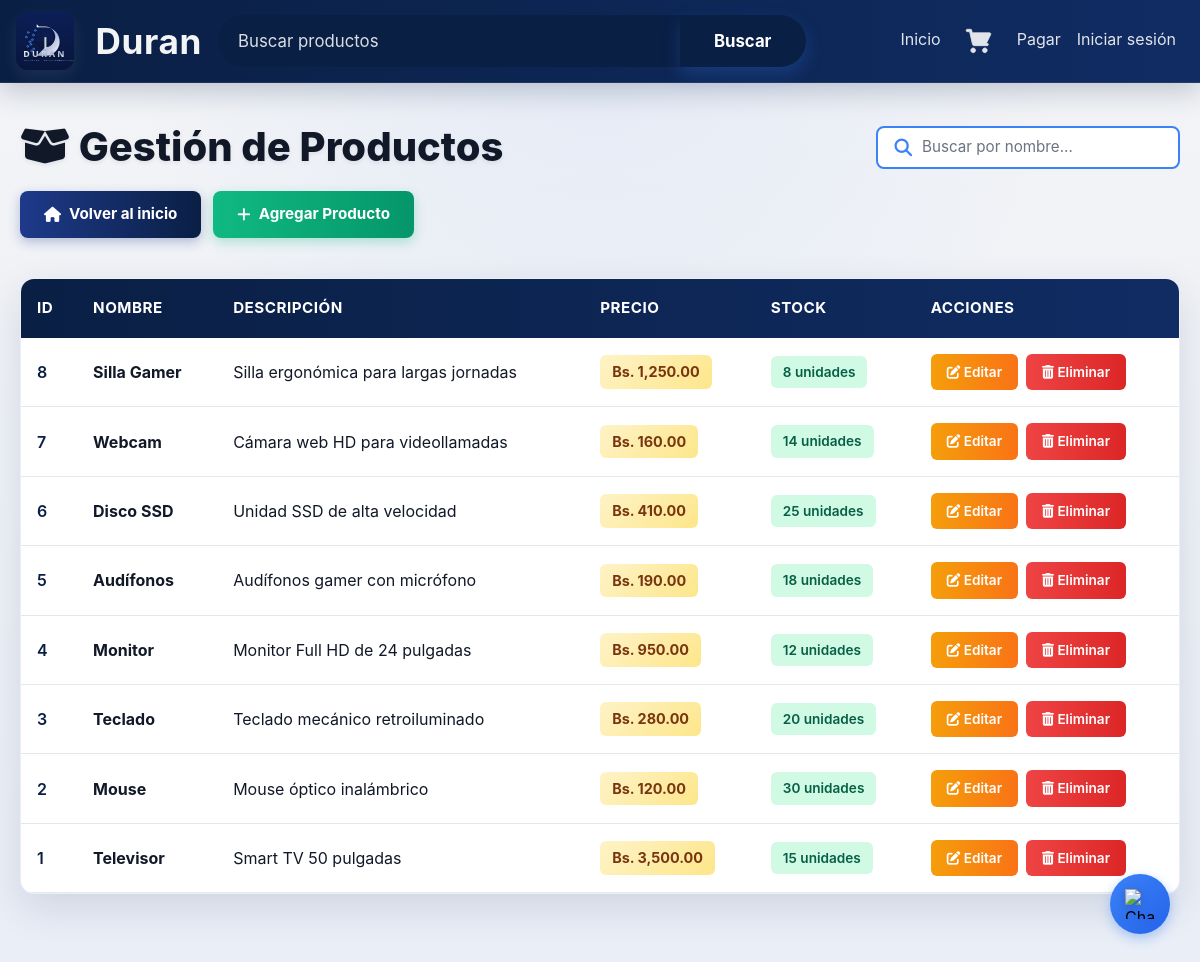
The app's page /admin/gestion_productos.php (signed in) with its own data.
### tables this page shows
CREATE TABLE productos (
    id_producto INT AUTO_INCREMENT PRIMARY KEY,
    nombre VARCHAR(150) NOT NULL,
    descripcion VARCHAR(300),
    precio DECIMAL(10,2) NOT NULL,
    imagen LONGTEXT,
    estado VARCHAR(20) NOT NULL DEFAULT 'activo',
    stock INT NOT NULL DEFAULT 0,
    id_marca INT NOT NULL,
    id_industria INT NOT NULL,
    id_categoria INT NOT NULL,
    id_proveedor INT,
    FOREIGN KEY (id_marca) REFERENCES Marca(id_marca),
    FOREIGN KEY (id_industria) REFERENCES Industria(id_industria),
    FOREIGN KEY (id_categoria) REFERENCES Categoria(id_categoria),
    FOREIGN KEY (id_proveedor) REFERENCES Proveedor(id_proveedor)
);

### Controlador/ProductoControlador.php (called while the page is built, shortened)
<?php
require_once __DIR__ . '/../Modelo/ProductoModelo.php';
class ProductoControlador
{
    private ProductoModelo $modelo;
    public function __construct(mysqli $conexion)
    {
        $this->modelo = new ProductoModelo($conexion);
    }
    public function listarProductos(): array
    {
        return $this->modelo->obtenerTodos();
    }
}

### Modelo/ProductoModelo.php (called while the page is built, shortened)
<?php
class ProductoModelo
{
    private mysqli $conexion;
    public function __construct(mysqli $conexion)
    {
        $this->conexion = $conexion;
    }
    public function obtenerTodos(): array
    {
        $productos = [];
        $resultado = $this->conexion->query('SELECT * FROM productos ORDER BY id_producto DESC');
        if ($resultado instanceof mysqli_result) {
            while ($fila = $resultado->fetch_assoc()) {
                $productos[] = $fila;
            }
        }
        return $productos;
    }
}

### Vista/productos/tabla_productos.php (the view)
<?php
if (!function_exists('esc')) {
    function esc(string $valor): string
    {
        return htmlspecialchars($valor, ENT_QUOTES, 'UTF-8');
    }
}
?>
<?php if (!empty($productos)): ?>
    <?php foreach ($productos as $producto):
        $stock = (int)$producto['stock'];
        $stock_class = $stock > 5 ? 'stock-alto' : ($stock > 1 ? 'stock-medio' : 'stock-bajo');
    ?>
        <tr>
            <td><?php echo (int)$producto['id_producto']; ?></td>
            <td><strong><?php echo esc((string)$producto['nombre']); ?></strong></td>
            <td><?php echo esc((string)$producto['descripcion']); ?></td>
            <td>
                <span class="price-badge">Bs. <?php echo number_format((float)$producto['precio'], 2); ?></span>
            </td>
            <td>
                <span class="stock-badge <?php echo $stock_class; ?>">
                    <?php echo $stock; ?>
                    <?php echo $stock === 1 ? 'unidad' : 'unidades'; ?>
                </span>
            </td>
            <td>
                <div class="action-buttons">
                    <a href="editar_producto.php?id=<?php echo (int)$producto['id_producto']; ?>" class="btn-edit"><i class="fas fa-edit"></i> Editar</a>
                    <a href="gestion_productos.php?accion=eliminar&id=<?php echo (int)$producto['id_producto']; ?>" class="btn-delete" onclick="return confirm('¿Estás seguro de que quieres eliminar este producto?')"><i class="fas fa-trash-alt"></i> Eliminar</a>
                </div>
            </td>
        </tr>
    <?php endforeach; ?>
<?php else: ?>
    <tr>
        <td colspan="6" style="text-align: center; padding: 40px; color: #6b7280;"><i class="fas fa-inbox"></i> No hay productos disponibles</td>
    </tr>
<?php endif; ?>

### admin/gestion_productos.php (shortened to what this page needs)
<?php
include '../incluir/conexion.php';
require_once '../Controlador/ProductoControlador.php';
$productoControlador = new ProductoControlador($conexion);
$productos = $productoControlador->listarProductos();
?>
<!DOCTYPE html>
<html lang="es">
<head>
    <link rel="stylesheet" href="https://stackpath.bootstrapcdn.com/bootstrap/4.5.2/css/bootstrap.min.css">
    <link rel="stylesheet" href="https://cdnjs.cloudflare.com/ajax/libs/font-awesome/6.4.0/css/all.min.css">
</head>
<body>
    <?php include '../incluir/encabezado.php'; ?>
    <div class="page-container">
        <div class="page-header">
            <h1 class="page-title"><i class="fas fa-box-open"></i> Gestión de Productos</h1>
            <div class="search-container">
                <i class="fas fa-search"></i>
                <input type="text" id="buscadorProductos" placeholder="Buscar por nombre..." autocomplete="off">
            </div>
            <div class="btn-group-actions">
                <a href="../index.php" class="btn-custom btn-inicio"><i class="fas fa-home"></i> Volver al inicio</a>
                <button type="button" onclick="abrirModalAgregar()" class="btn-custom btn-success-custom"><i class="fas fa-plus"></i> Agregar Producto</button>
            </div>
        </div>
        <div class="table-container">
            <table class="table-custom w-100">
                <thead>
                    <tr>
                        <th>ID</th>
                        <th>Nombre</th>
                        <th>Descripción</th>
                        <th>Precio</th>
                        <th>Stock</th>
                        <th>Acciones</th>
                    </tr>
                </thead>
                <tbody>
                    <?php
                    if (!empty($productos)) {
                        include '../Vista/productos/tabla_productos.php';
                    } else {
                        echo '<tr><td colspan="6" style="text-align: center; padding: 40px; color: var(--duran-texto-secundario);"><i class="fas fa-inbox"></i> No hay productos disponibles</td></tr>';
                    }
                    ?>
                </tbody>
            </table>
        </div>
    </div>
</body>
</html>

### incluir/encabezado.php (shortened to what this page needs)
<!DOCTYPE html>
<html lang="es">
<head>
    <link rel="stylesheet" href="https://stackpath.bootstrapcdn.com/bootstrap/4.5.2/css/bootstrap.min.css">
</head>
<body>
    <?php
    $basePath = rtrim(str_replace('\\', '/', dirname($_SERVER['SCRIPT_NAME'])), '/');
    $basePublica = $basePath;
    if ($basePublica !== '/' && substr($basePublica, -6) === '/admin') {
        $basePublica = substr($basePublica, 0, -6);
        if ($basePublica === '') {
            $basePublica = '/';
        }
    }
    $rutaNavegacion = $basePublica;
    ?>
    <nav class="navbar navbar-expand-lg navbar-duran">
        <a class="navbar-brand" href="<?php echo $rutaNavegacion; ?>/index.php">
            <img src="<?php echo rtrim($basePublica, '/'); ?>/recursos/logo.svg" width="58" height="58" alt="Logo Duran" class="d-inline-block align-top rounded mr-2" style="object-fit: cover;">
            <span class="navbar-brand-texto">Duran</span>
        </a>
        <form class="navbar-buscador d-none d-lg-block" method="GET" action="<?php echo $rutaNavegacion; ?>/index.php">
            <div class="input-group">
                <input type="text" class="form-control" name="buscar" placeholder="Buscar productos" value="<?php echo htmlspecialchars(trim($_GET['buscar'] ?? '')); ?>">
                <div class="input-group-append">
                    <button class="btn btn-primary" type="submit">Buscar</button>
                </div>
            </div>
        </form>
        <div class="collapse navbar-collapse" id="navbarNav">
            <ul class="navbar-nav ml-auto">
                <li class="nav-item">
                    <a class="nav-link" href="<?php echo $rutaNavegacion; ?>/index.php">Inicio</a>
                </li>
                <li class="nav-item">
                    <a class="nav-link nav-link-carrito" href="<?php echo $rutaNavegacion; ?>/carrito.php" aria-label="Carrito de compras">
                        <span class="indicador-carrito" aria-hidden="true">
                        </span>
                    </a>
                </li>
                <li class="nav-item">
                    <a class="nav-link" href="<?php echo $rutaNavegacion; ?>/pago.php">Pagar</a>
                </li>
                <li class="nav-item">
                    <a class="nav-link" href="<?php echo $rutaNavegacion; ?>/admin/inicio_sesion.php">Iniciar sesión</a>
                </li>
            </ul>
        </div>
    </nav>
    <button class="chat-floating-button" onclick="abrirChatModal()" title="Abrir chat">
        <img src="<?php echo $basePublica; ?>/recursos/chat.png" alt="Chat" class="chat-icon">
    </button>

### admin/gestion_productos.php (style rules this page uses)
:root { --duran-azul-oscuro: #0a1f44; --duran-azul-medio: #1e3a8a; --duran-azul-brillante: #3b82f6; --duran-gris-claro: #f3f4f6; --duran-texto-principal: #111827; --duran-texto-secundario: #6b7280; --duran-blanco: #ffffff; --duran-sombra: 0 20px 50px rgba(10, 31, 68, 0.14); --duran-verde: #10b981; --duran-naranja: #f59e0b; --duran-rojo: #ef4444; }
* { margin: 0; padding: 0; box-sizing: border-box; }
body { background: radial-gradient(circle at top, rgba(59, 130, 246, 0.08), transparent 42%), linear-gradient(180deg, var(--duran-gris-claro) 0%, #e9eef7 100%); color: var(--duran-texto-principal); font-family: 'Segoe UI', Tahoma, Geneva, Verdana, sans-serif; min-height: 100vh; }
.page-container { padding: 40px 20px; max-width: 1400px; margin: 0 auto; }
.page-header { margin-bottom: 40px; display: flex; justify-content: space-between; align-items: center; flex-wrap: wrap; gap: 20px; }
.search-container { display: flex; align-items: center; gap: 10px; background: var(--duran-blanco); border: 2px solid var(--duran-azul-brillante); border-radius: 8px; padding: 8px 16px; transition: all 0.3s ease; flex: 0 1 300px; }
.search-container input { border: none; background: none; outline: none; font-size: 0.95rem; flex: 1; color: var(--duran-texto-principal); }
.search-container input::placeholder { color: var(--duran-texto-secundario); }
.search-container i { color: var(--duran-azul-brillante); font-size: 1.1rem; }
.page-title { font-size: 2.5rem; font-weight: 800; color: var(--duran-azul-oscuro); margin: 0; text-shadow: 0 2px 4px rgba(10, 31, 68, 0.08); }
.btn-group-actions { display: flex; gap: 12px; flex-wrap: wrap; }
.btn-custom { border: none; border-radius: 8px; padding: 12px 24px; font-weight: 700; font-size: 0.95rem; transition: all 0.3s ease; text-decoration: none; display: inline-flex; align-items: center; gap: 8px; cursor: pointer; }
.btn-inicio { background: linear-gradient(90deg, var(--duran-azul-medio), var(--duran-azul-oscuro)); color: white; box-shadow: 0 4px 12px rgba(30, 58, 138, 0.3); }
.btn-success-custom { background: linear-gradient(90deg, var(--duran-verde), #059669); color: white; box-shadow: 0 4px 12px rgba(16, 185, 129, 0.3); }
.table-container { background: var(--duran-blanco); border-radius: 14px; overflow: hidden; box-shadow: var(--duran-sombra); border: 1px solid rgba(30, 58, 138, 0.08); margin-bottom: 30px; }
.table-custom { margin-bottom: 0; border-collapse: collapse; }
.table-custom thead { background: linear-gradient(90deg, var(--duran-azul-oscuro), #102c63); color: white; }
.table-custom thead th { border: none; padding: 18px 16px; font-weight: 700; font-size: 0.95rem; text-transform: uppercase; letter-spacing: 0.5px; background: inherit; }
.table-custom tbody tr { border-bottom: 1px solid #e5e7eb; transition: background-color 0.2s ease; }
.table-custom tbody td { padding: 16px; vertical-align: middle; }
.table-custom tbody td:first-child { font-weight: 600; color: var(--duran-azul-oscuro); }
.price-badge { display: inline-block; background: linear-gradient(135deg, #fef3c7, #fde68a); color: #78350f; padding: 6px 12px; border-radius: 6px; font-weight: 700; font-size: 0.9rem; }
.stock-badge { display: inline-block; padding: 6px 12px; border-radius: 6px; font-weight: 600; font-size: 0.85rem; }
.stock-alto { background: #d1fae5; color: #065f46; }
.action-buttons { display: flex; gap: 8px; flex-wrap: wrap; }
.btn-edit { background: linear-gradient(90deg, var(--duran-naranja), #f97316); color: white; border: none; border-radius: 6px; padding: 8px 16px; font-weight: 600; cursor: pointer; font-size: 0.85rem; transition: all 0.3s ease; text-decoration: none; display: inline-block; }
.btn-delete { background: linear-gradient(90deg, var(--duran-rojo), #dc2626); color: white; border: none; border-radius: 6px; padding: 8px 16px; font-weight: 600; cursor: pointer; font-size: 0.85rem; transition: all 0.3s ease; text-decoration: none; display: inline-block; }
.form-control, .form-control-file, select.form-control { border: 1.5px solid #e5e7eb; border-radius: 8px; padding: 12px 14px; font-size: 0.95rem; transition: all 0.3s ease; color: var(--duran-texto-principal); background: var(--duran-blanco); font-family: inherit; width: 100%; box-sizing: border-box; line-height: 1.4; }

### records on screen
productos: id_producto "8", nombre "Silla Gamer", descripcion "Silla ergonómica para largas jornadas", precio "1,250.00", stock "8", shows "unidades"
productos: id_producto "7", nombre "Webcam", descripcion "Cámara web HD para videollamadas", precio "160.00", stock "14", shows "unidades"
productos: id_producto "6", nombre "Disco SSD", descripcion "Unidad SSD de alta velocidad", precio "410.00", stock "25", shows "unidades"
productos: id_producto "5", nombre "Audífonos", descripcion "Audífonos gamer con micrófono", precio "190.00", stock "18", shows "unidades"
productos: id_producto "4", nombre "Monitor", descripcion "Monitor Full HD de 24 pulgadas", precio "950.00", stock "12", shows "unidades"
productos: id_producto "3", nombre "Teclado", descripcion "Teclado mecánico retroiluminado", precio "280.00", stock "20", shows "unidades"
productos: id_producto "2", nombre "Mouse", descripcion "Mouse óptico inalámbrico", precio "120.00", stock "30", shows "unidades"
productos: id_producto "1", nombre "Televisor", descripcion "Smart TV 50 pulgadas", precio "3,500.00", stock "15", shows "unidades"
